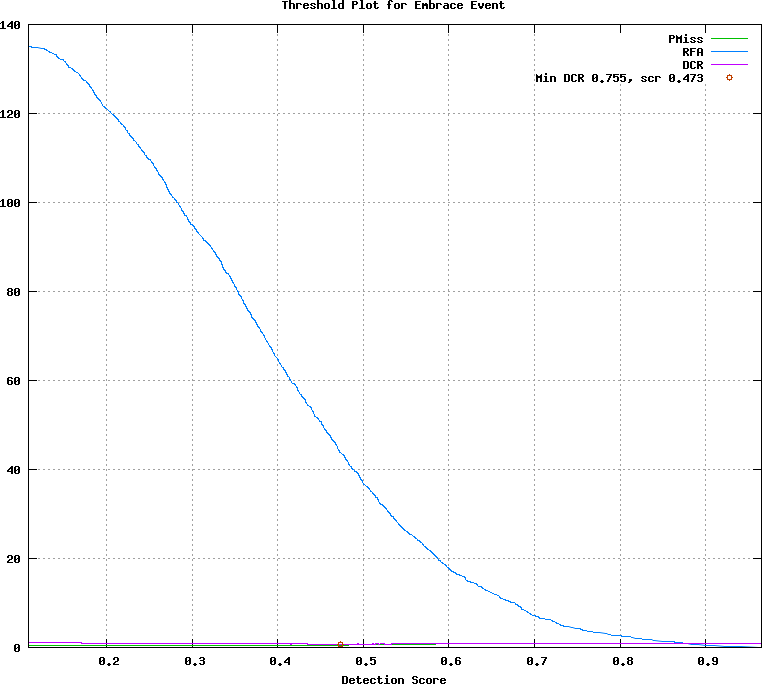

Write gnuplot code to recreate this figure.
## GNUPLOT command file
set terminal postscript color
set style data lines
set title 'Threshold Plot for Embrace Event'
set xlabel 'Detection Score'
set grid
set size ratio 0.85
plot [0.109000:0.965000]  \
  'test.det.Embrace_Event.dat.1' using 1:4 title 'PMiss' with lines lt 2, \
  'test.det.Embrace_Event.dat.1' using 1:5 title 'RFA' with lines lt 3, \
  'test.det.Embrace_Event.dat.1' using 1:6 title 'DCR' with lines lt 4, \
  'test.det.Embrace_Event.dat.2' using 1:2 title 'Min DCR 0.755, scr 0.473' with points lt 6
